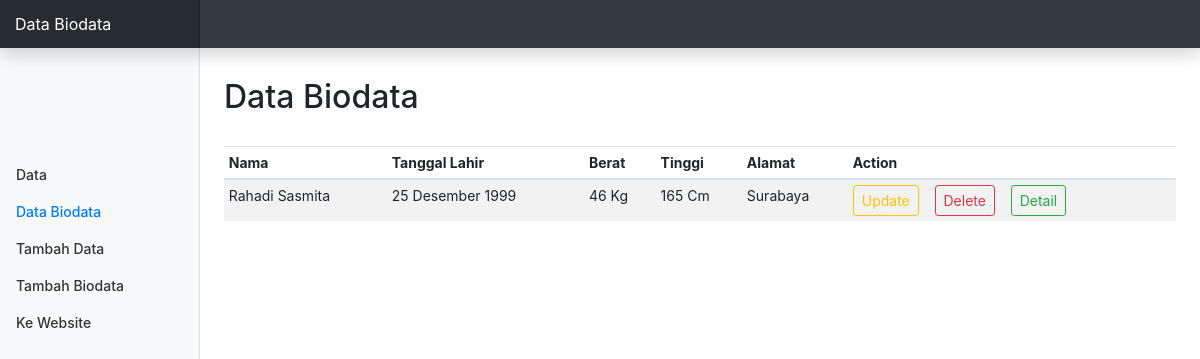
/databdt.php, run on the app's committed database.
### tables this page shows
CREATE TABLE `identitas` (
  `id_identitas` int(11) NOT NULL,
  `nama` varchar(128) NOT NULL,
  `tanggal_lahir` varchar(128) NOT NULL,
  `berat` varchar(128) NOT NULL,
  `tinggi` varchar(128) NOT NULL,
  `alamat` varchar(128) NOT NULL
);

### conn.php (called while the page is built, shortened)
<?php
function connection() {
   $dbServer = 'localhost';
   $dbUser = 'root';
   $dbPass = '';
   $dbName = "biodata";
   $conn = mysqli_connect($dbServer, $dbUser, $dbPass);
   mysqli_select_db($conn,$dbName);
   return $conn;
}

### databdt.php (the view, shortened to what this page needs)
<?php
  include ('conn.php');
?>
<!DOCTYPE html>
<html>
  <head>
    <link href="assets/css/bootstrap.min.css" rel="stylesheet">
    <link href="assets/css/dashboard.css" rel="stylesheet">
  </head>
  <body>
    <nav class="navbar navbar-dark fixed-top bg-dark flex-md-nowrap p-0 shadow">
      <a class="navbar-brand col-sm-3 col-md-2 mr-0" href="#">Data Biodata</a>
    </nav>
    <div class="container-fluid">
      <div class="row">
        <nav class="col-md-2 d-none d-md-block bg-light sidebar">
          <div class="sidebar-sticky">
            <ul class="nav flex-column" style="margin-top:100px;">
               <li class="nav-item">
                <a class="nav-link" href="<?php echo "index.php"; ?>">Data</a>
              </li>
              <li class="nav-item">
                <a class="nav-link active" href="<?php echo "databdt.php"; ?>">Data Biodata</a>
              </li>
              <li class="nav-item">
                <a class="nav-link" href="<?php echo "form.php"; ?>">Tambah Data</a>
              </li>
              <li class="nav-item">
                <a class="nav-link" href="<?php echo "formbdt.php"; ?>">Tambah Biodata</a>
              </li>
              <li class="nav-item">
                <a class="nav-link" href="<?php echo "home.php"; ?>">Ke Website</a>
              </li>
            </ul>
          </div>
        </nav>
        <main role="main" class="col-md-9 ml-sm-auto col-lg-10 px-4">
          <h2 style="margin: 30px 0 30px 0;">Data Biodata</h2>
          <div class="table-responsive">
            <table class="table table-striped table-sm">
              <thead>
                <tr>
                  <th>Nama</th>
                  <th>Tanggal Lahir</th>
                  <th>Berat</th>
                  <th>Tinggi</th>
                  <th>Alamat</th>
                  <th>Action</th>
                </tr>
              </thead>
              <tbody>
                <?php
                  $query = "SELECT * FROM identitas";
                  $result = mysqli_query(connection(),$query);
                 ?>
                 <?php while($data = mysqli_fetch_array($result)): ?>
                  <tr>
                    <td><?php echo $data['nama'];  ?></td>
                    <td><?php echo $data['tanggal_lahir'];  ?></td>
                    <td><?php echo $data['berat'];  ?></td>
                    <td><?php echo $data['tinggi'];  ?></td>
                    <td><?php echo $data['alamat'];  ?></td>
                    <td>
                      <a href="<?php echo "updatebdt.php?id_identitas=".$data['id_identitas']; ?>" class="btn btn-outline-warning btn-sm"> Update</a>
                      <a href="<?php echo "deletebdt.php?id_identitas=".$data['id_identitas']; ?>" class="btn btn-outline-danger btn-sm"> Delete</a>
                      <a href="<?php echo "detailbdt.php?id_identitas=".$data['id_identitas']; ?>" class="btn btn-outline-success btn-sm"> Detail</a>
                    </td>
                  </tr>
                 <?php endwhile ?>
              </tbody>
            </table>
          </div>
        </main>
      </div>
    </div>
  </body>
</html>

### assets/css/dashboard.css (style rules this page uses)
body { font-size: .875rem; }
.sidebar { position: fixed; top: 0; bottom: 0; left: 0; z-index: 100; padding: 48px 0 0; box-shadow: inset -1px 0 0 rgba(0, 0, 0, .1); }
.sidebar-sticky { position: relative; top: 0; height: calc(100vh - 48px); padding-top: .5rem; overflow-x: hidden; overflow-y: auto; }
.sidebar .nav-link { font-weight: 500; color: #333; }
.sidebar .nav-link.active { color: #007bff; }
[role="main"] { padding-top: 48px; }
.navbar-brand { padding-top: .75rem; padding-bottom: .75rem; font-size: 1rem; background-color: rgba(0, 0, 0, .25); box-shadow: inset -1px 0 0 rgba(0, 0, 0, .25); }

### data on the page
identitas: nama "Rahadi Sasmita", tanggal_lahir "25 Desember 1999", berat "46 Kg", tinggi "165 Cm", alamat "Surabaya"
